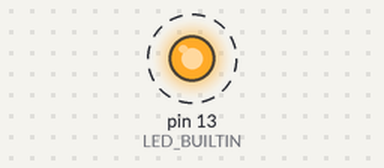
A sketch run on a simulated Arduino Nano, built with avr-gcc and run on an emulated ATmega328P. Parts: output pins drawn as LEDs (lit = HIGH). Dashed ring = blinking.

Above: at 0.2 s.
Timing chart, 0 to 3.0 s (numbered marks = the images above):
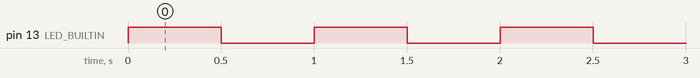

The sketch:

Blink.ino
```cpp
/*
  Blink
  http://www.arduino.cc/en/Tutorial/Blink
  Board: Arduino Nano
  Processor: ATmega328P(Old Bootloader)
  Programer: "Arduino as ISP"
*/
const int DUTY_CYCLE = 1000;

// the setup function runs once when you press reset or power the board
void setup() {
  // initialize digital pin LED_BUILTIN as an output.
  pinMode(LED_BUILTIN, OUTPUT);
}

// the loop function runs over and over again forever
void loop() {
  digitalWrite(LED_BUILTIN, HIGH);   // turn the LED on (HIGH is the voltage level)
  delay(DUTY_CYCLE / 2);                       // wait for a second
  digitalWrite(LED_BUILTIN, LOW);    // turn the LED off by making the voltage LOW
  delay(DUTY_CYCLE / 2);                       // wait for a second
}
```

Measured:
- by itself, pin 13 (LED_BUILTIN): alternates HIGH for 0.50 s and LOW for 0.50 s
